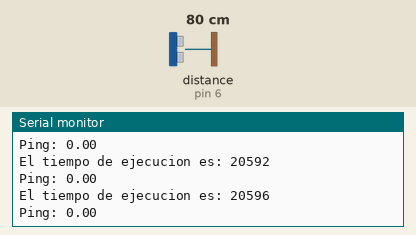
This sketch was run on a simulated Arduino Uno, built with avr-gcc and run on an emulated ATmega328P. Parts: the last lines printed to the serial monitor. Inputs (shaded band) come from the test bench; at power-on: distance to the obstacle (sensor on pin 6) 80 cm. The echo pulse lasts 58.3 µs per cm.

Above: at 1.2 s.
1.3 s: distance to the obstacle (sensor on pin 6) set to 4 cm
At 1.34 s:
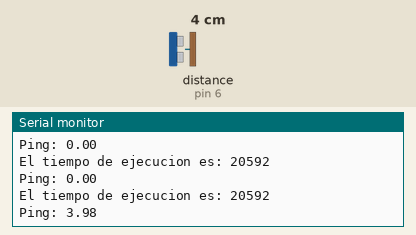
4.3 s: distance to the obstacle (sensor on pin 6) set to 2 cm
At 4.36 s:
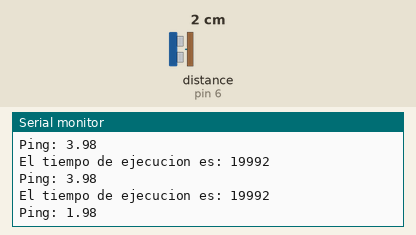
Timing chart, 0 to 7.3 s (numbered marks = the images above; inputs shaded):
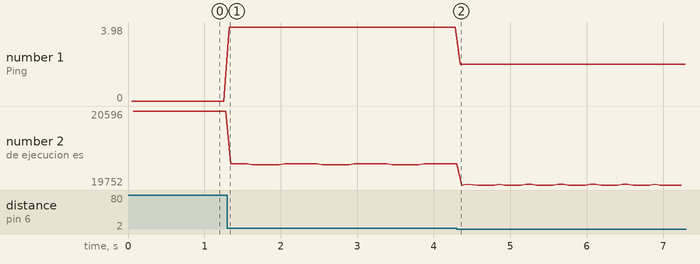

The sketch:

LecturaSonar.ino
```cpp
#include <NewPing.h>

#define TRIGGER_PIN  5  // Pin conectado al trigger
#define ECHO_PIN     6  // Pin conectado al echo
#define MAX_DISTANCE 45 // Maxima distancia de medicion para probar en el aula

NewPing sonar(TRIGGER_PIN, ECHO_PIN, MAX_DISTANCE);

void setup() {
  Serial.begin(115200);
}

// EN CLASE:
// con delay de 50 tarda aprox 53 milisegundos
// sin prints de distancia necesita un delay de 17 para llegar a los 50 Hz
// con prints tambien, no influyen demasiado


// EN CASA:
// Ping: 3.81
// El tiempo de ejecucion es: 3036
// Ping: 24.64
// El tiempo de ejecucion es: 4296

// El tiempo de ejecucion es: 21096
// Ping: 5.17
// El tiempo de ejecucion es: 21116
// Ping: 7.43
// El tiempo de ejecucion es: 19384

void loop() {
  delay(50);
  unsigned long contador_inicial = micros();
  Serial.print("Ping: ");
  Serial.println(sonar.ping() / (2*29.287));

  //
  unsigned long tiempo_de_Tareas = (micros() - contador_inicial);
  delay((20000 - tiempo_de_Tareas) / 1000);
  delayMicroseconds(tiempo_de_Tareas % 1000);
  Serial.print("El tiempo de ejecucion es: ");
  Serial.println(micros() - contador_inicial);
}
```

Measured:
- after the input at 1.3 s, the serial monitor: prints a new line at once (image 1)
- after the input at 4.3 s, the serial monitor: prints a new line after 0.05 s (image 2)
- plotted number 1: 0 → 3.98 after the input at 1.3 s, 3.98 → 1.98 after the input at 4.3 s
- plotted number 2: 20592 → 19992 after the input at 1.3 s, 19992 → 19760 after the input at 4.3 s
